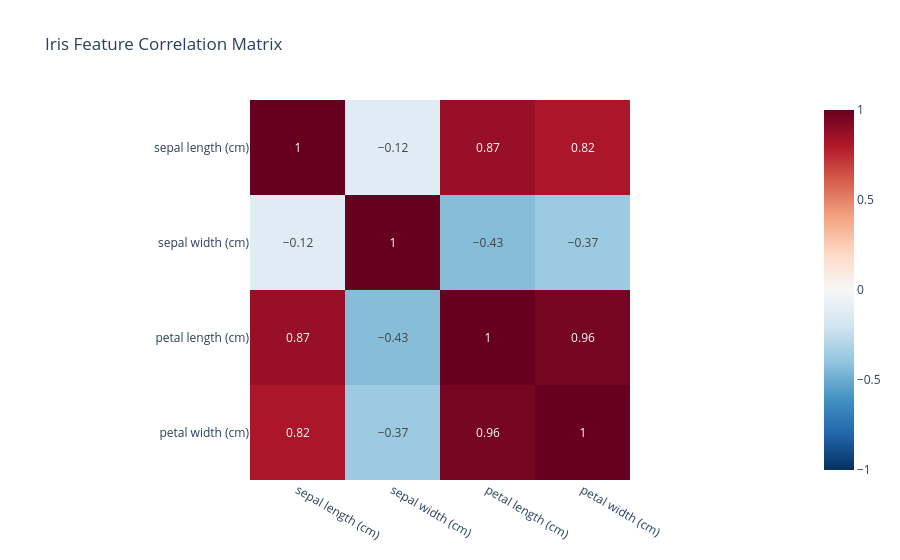

Here is the notebook cell this chart was saved with:
### Markdown cell above
## 5. Heatmap — Correlation Matrix

### Code cell
numeric_cols = ['sepal length (cm)', 'sepal width (cm)',
                'petal length (cm)', 'petal width (cm)']
corr = iris[numeric_cols].corr().round(2)

fig = px.imshow(corr,
                text_auto=True,
                color_continuous_scale='RdBu_r',
                zmin=-1, zmax=1,
                title='Iris Feature Correlation Matrix')
fig.show()

### Figure 1 — Plotly figure (JSON) as saved in the notebook; plotly's stock layout.template omitted (floating-point values rounded to 4 significant figures)
{"data": [{"coloraxis": "coloraxis", "hovertemplate": "x: %{x}<br>y: %{y}<br>color: %{z}<extra></extra>", "name": "0", "texttemplate": "%{z}", "type": "heatmap", "x": ["sepal length (cm)", "sepal width (cm)", "petal length (cm)", "petal width (cm)"], "xaxis": "x", "y": ["sepal length (cm)", "sepal width (cm)", "petal length (cm)", "petal width (cm)"], "yaxis": "y", "z": [[1, -0.12, 0.87, 0.82], [-0.12, 1, -0.43, -0.37], [0.87, -0.43, 1, 0.96], [0.82, -0.37, 0.96, 1]]}], "layout": {"coloraxis": {"cmax": 1, "cmin": -1, "colorscale": [[0, "rgb(5,48,97)"], [0.1, "rgb(33,102,172)"], [0.2, "rgb(67,147,195)"], [0.3, "rgb(146,197,222)"], [0.4, "rgb(209,229,240)"], [0.5, "rgb(247,247,247)"], [0.6, "rgb(253,219,199)"], [0.7, "rgb(244,165,130)"], [0.8, "rgb(214,96,77)"], [0.9, "rgb(178,24,43)"], [1, "rgb(103,0,31)"]]}, "title": {"text": "Iris Feature Correlation Matrix"}, "xaxis": {"anchor": "y", "constrain": "domain", "domain": [0, 1], "scaleanchor": "y"}, "yaxis": {"anchor": "x", "autorange": "reversed", "constrain": "domain", "domain": [0, 1]}}}
